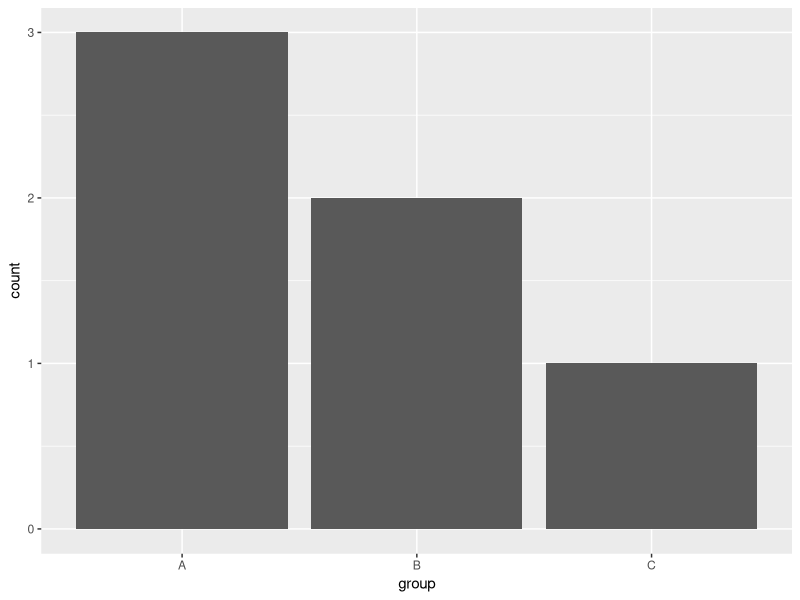
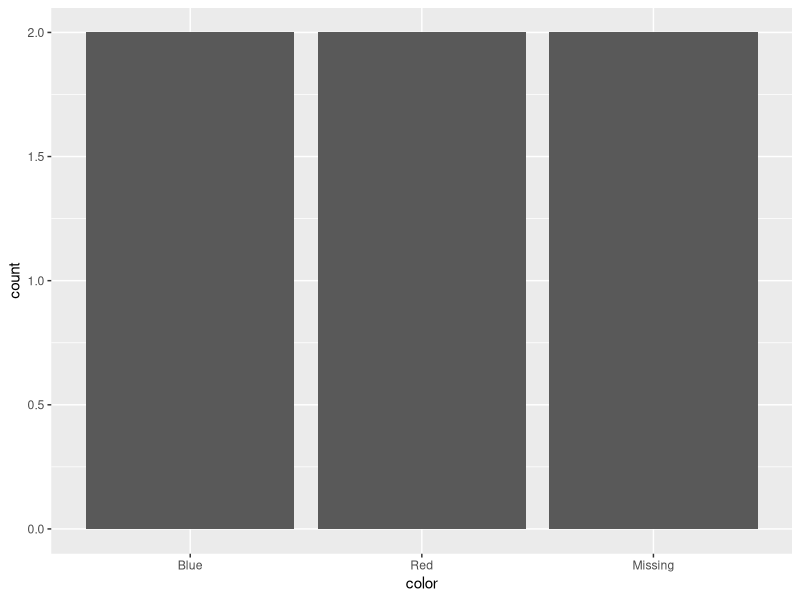
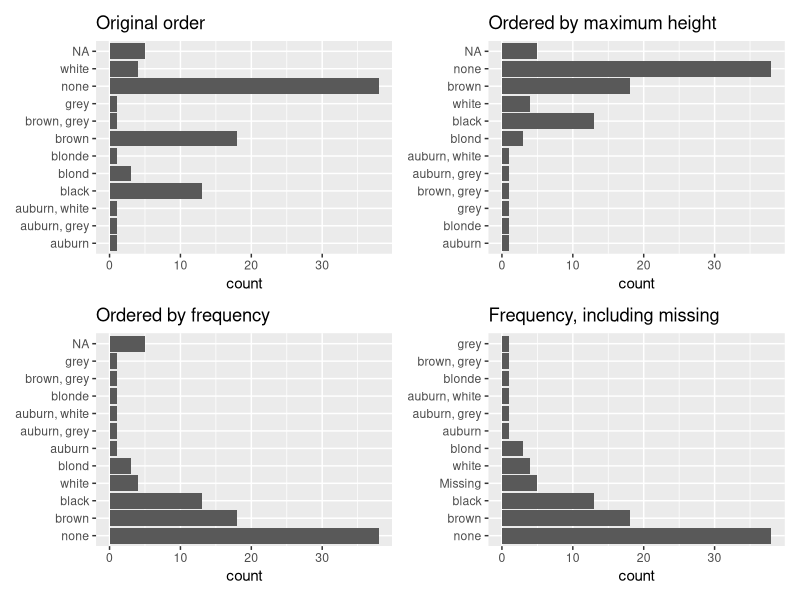

Reproduce these figures in R, in order.
## ---- chunk 1
#| label: setup
#| include: false
knitr::opts_chunk$set(
  echo = TRUE,
  message = FALSE,
  warning = FALSE,
  fig.width = 6,
  fig.height = 3.6,
  fig.align = "center",
  dpi = 120,
  error = TRUE,
  fig.path = "_figs/forcats-factors/"
)
library(tidyverse)
## ---- chunk 2
library(tidyverse)

fc <- factor(c("B", "A", "B"), levels = c("A", "B", "C"))
fc
## ---- chunk 3
xf <- factor(c(10, 11, 13, 10))
xf
as.numeric(xf)
parse_number(as.character(xf))
## ---- chunk 4
factor(c("Wed", "Mon", "Fri", "Mon"))
as_factor(c("Wed", "Mon", "Fri", "Mon"))
## ---- chunk 5
weekdays <- c("Mon", "Tue", "Wed", "Thu", "Fri")
factor(c("Mon", "Sun"), levels = weekdays)
## ---- chunk 6
weekdays <- c("Mon", "Tue", "Wed", "Thu", "Fri")
stops <- tibble(
  day = c("Wed", "Mon", "Fri", "Mon", "Tue", "Fri", "Fri", "Thu", "Mon")
)

stops |>
  mutate(day = factor(day)) |>
  count(day)
## ---- chunk 7
stops |>
  mutate(day = factor(day, levels = weekdays)) |>
  count(day)
## ---- chunk 8
count(gss_cat, partyid)
## ---- chunk 9
df <- tibble(
  department = c("Math", "Math", "CS", "CS", "Physics", "Physics"),
  salary = c(80, 100, 120, 140, 90, 110)
)

df |>
  mutate(department = fct_reorder(department, salary, .fun = mean)) |>
  pull(department) |>
  levels()
## ---- chunk 10
myfun <- function(x) {
  mean(x^2 + cos(x))
}

df2 <- tibble(
  group = c("A", "A", "B", "B", "C", "C"),
  x = c(1, 2, 3, 4, 0, 1)
)

df2 |>
  mutate(group = fct_reorder(group, x, .fun = myfun)) |>
  pull(group) |>
  levels()
## ---- chunk 11
myfun <- function(x) {
  max(x^2 + cos(x))
}

df2 |>
  mutate(group = fct_reorder(group, x, .fun = myfun)) |>
  pull(group) |>
  levels()
## ---- chunk 12
df3 <- tibble(
  group = c("A", "A", "B", "B"),
  x = c(0, 4, 3, 3.1)
)

df3 |>
  group_by(group) |>
  summarize(
    mean_fx = mean(x^2 + cos(x)),
    max_fx = max(x^2 + cos(x)),
    .groups = "drop"
  )

df3 |>
  mutate(group = fct_reorder(group, x, .fun = function(x) mean(x^2 + cos(x)))) |>
  pull(group) |>
  levels()

df3 |>
  mutate(group = fct_reorder(group, x, .fun = function(x) max(x^2 + cos(x)))) |>
  pull(group) |>
  levels()
## ---- chunk 13
tv <- gss_cat |>
  filter(!is.na(tvhours)) |>
  group_by(relig) |>
  summarize(hours = mean(tvhours), .groups = "drop") |>
  mutate(relig = fct_reorder(relig, hours)) |>
  arrange(relig)

tv
## ---- chunk 14
gss_cat |>
  mutate(relig = fct_reorder(relig, tvhours, .fun = mean, .na_rm = TRUE)) |>
  pull(relig) |>
  levels()
## ---- chunk 15
fc <- factor(c("A", "B", "A", "C", "A", "B"))
fct_infreq(fc)
## ---- chunk 16
#| label: infreq-bars
#| fig-alt: "Bars for groups A, B, and C, tallest to shortest."
tibble(group = c("A", "B", "A", "C", "A", "B")) |>
  mutate(group = fct_infreq(group)) |>
  ggplot(aes(x = group)) +
  geom_bar()
## ---- chunk 17
gss_cat |>
  mutate(marital = marital |> fct_infreq() |> fct_rev()) |>
  count(marital)
## ---- chunk 18
gss_cat |>
  mutate(partyid = fct_relevel(partyid, "Independent")) |>
  count(partyid)

levels(fct_relevel(gss_cat$partyid, sort))
## ---- chunk 19
fc1 <- factor(c("A", "B"), levels = c("A", "B"))
fc2 <- factor(c("C", "D"), levels = c("C", "D"))

fct_c(fc1, fc2)
str(fct_c(fc1, fc2))
## ---- chunk 20
c(fc1, fc2)
## ---- chunk 21
fc <- factor(c("A", "B", "C", "A", "B", "C"))
fct_collapse(fc, AB = c("A", "B"))
## ---- chunk 22
tibble(department = c("Math", "Physics", "Chemistry", "History", "English")) |>
  mutate(
    field = fct_collapse(
      factor(department),
      STEM = c("Math", "Physics", "Chemistry"),
      Humanities = c("History", "English")
    )
  )
## ---- chunk 23
gss_cat |>
  mutate(partyid = fct_collapse(
    partyid,
    other = c("No answer", "Don't know", "Other party"),
    rep   = c("Strong republican", "Not str republican"),
    ind   = c("Ind,near rep", "Independent", "Ind,near dem"),
    dem   = c("Not str democrat", "Strong democrat")
  )) |>
  count(partyid)
## ---- chunk 24
gss_cat |>
  mutate(partyid = fct_recode(
    partyid,
    "Rep, strong" = "Strong republican",
    "Rep, weak"   = "Not str republican",
    "Dem, weak"   = "Not str democrat",
    "Dem, strong" = "Strong democrat"
  )) |>
  count(partyid)
## ---- chunk 25
fc <- factor(c("A", "B", "A"), levels = c("A", "B", "C", "D"))
fc
fct_drop(fc)
## ---- chunk 26
grades <- tibble(
  grade = factor(
    c("A", "B", "C", "A", "B"),
    levels = c("A", "B", "C", "D")
  )
)

kept <- grades |> filter(grade != "C")
levels(kept$grade)

kept |>
  mutate(grade = fct_drop(grade)) |>
  pull(grade)
## ---- chunk 27
party <- gss_cat |> filter(partyid == "Independent")
levels(party$partyid)

party |>
  mutate(partyid = fct_drop(partyid)) |>
  count(partyid)
## ---- chunk 28
fc <- factor(c("A", "B"))
fct_expand(fc, "C", "D")

status <- factor(c("Pending", "Approved", "Pending"))
status2 <- fct_expand(status, "Rejected", "Under Review")
levels(status2)
## ---- chunk 29
fc <- factor(c("Red", "Blue", NA, "Red", NA))
fc

fc2 <- fct_na_value_to_level(fc, level = "Missing")
fc2
## ---- chunk 30
#| label: color-missing
#| fig-alt: "Equal bars for Blue, Red, and Missing."
tibble(color = factor(c("Red", "Blue", NA, "Red", NA, "Blue"))) |>
  mutate(color = fct_na_value_to_level(color, "Missing")) |>
  ggplot(aes(x = color)) +
  geom_bar()
## ---- chunk 31
#| label: hair-compare
#| fig-width: 8.2
#| fig-height: 7.2
#| fig-alt: "Four hair-color bar charts. The first three leave NA at the end. The fourth places Missing by frequency."
library(patchwork)

p1 <- starwars |>
  ggplot(aes(x = hair_color)) +
  geom_bar() +
  coord_flip() +
  labs(title = "Original order", x = NULL)

p2 <- starwars |>
  ggplot(aes(x = fct_reorder(hair_color, height, .fun = max, .na_rm = TRUE))) +
  geom_bar() +
  coord_flip() +
  labs(title = "Ordered by maximum height", x = NULL)

p3 <- starwars |>
  ggplot(aes(x = fct_infreq(hair_color))) +
  geom_bar() +
  coord_flip() +
  labs(title = "Ordered by frequency", x = NULL)

p4 <- starwars |>
  mutate(
    hair_color = fct_na_value_to_level(factor(hair_color), level = "Missing")
  ) |>
  ggplot(aes(x = fct_infreq(hair_color))) +
  geom_bar() +
  coord_flip() +
  labs(title = "Frequency, including missing", x = NULL)

(p1 + p2) / (p3 + p4)
## ---- chunk 32
gss_cat |>
  mutate(relig = fct_lump_n(relig, n = 5)) |>
  count(relig, sort = TRUE)
## ---- chunk 33
gss_cat |>
  mutate(relig = fct_lump_prop(relig, prop = 0.1)) |>
  count(relig, sort = TRUE)
## ---- chunk 34
stops |>
  mutate(day = factor(day, levels = weekdays) |> fct_rev()) |>
  count(day)

levels(fct_relevel(gss_cat$partyid, sort))

levels(fct_relevel(gss_cat$rincome, "Not applicable"))

gss_cat |>
  mutate(marital = fct_recode(
    marital,
    Never = "Never married",
    Div = "Divorced",
    Wid = "Widowed",
    Sep = "Separated",
    Mar = "Married"
  )) |>
  count(marital)

gss_cat |>
  mutate(relig = fct_lump_n(relig, n = 4)) |>
  count(relig, sort = TRUE)

married <- gss_cat |> filter(marital == "Married")
levels(married$marital)
levels(fct_drop(married$marital))
